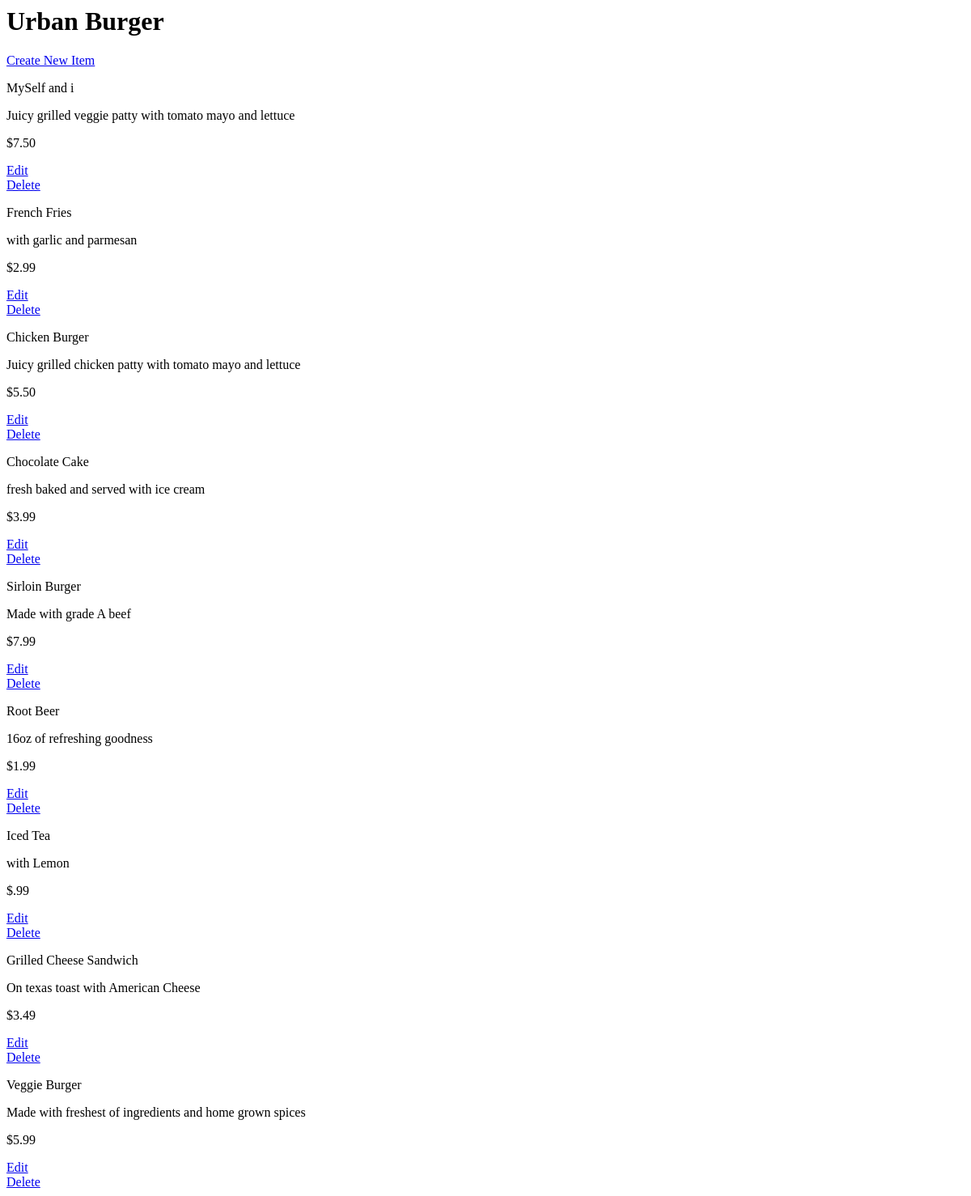
The page /restaurants/1/ on the database as committed earlier.
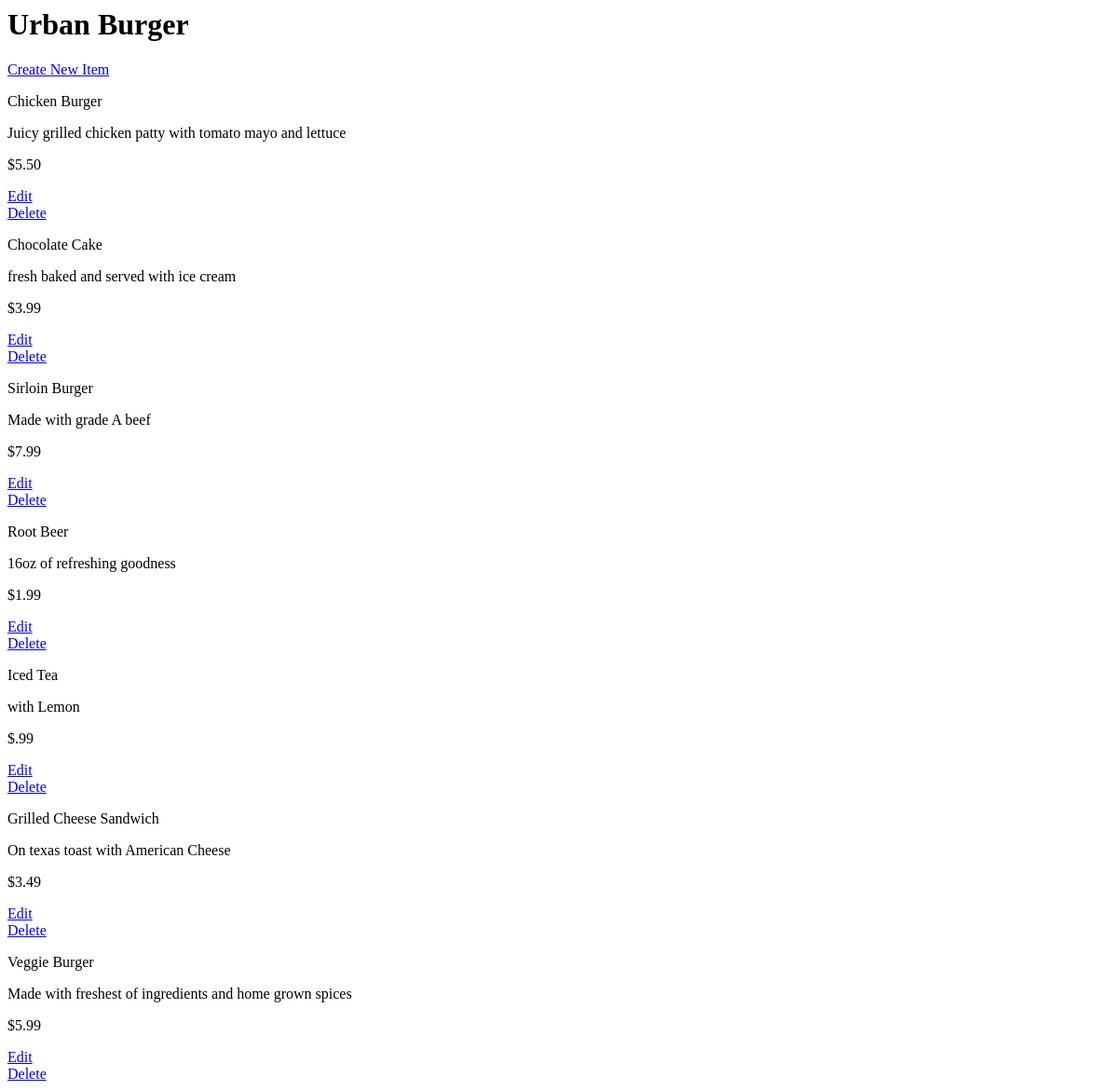
The same page on the database as committed later.
### database_setup.py (models this page shows)
class Restaurant(Base):
    __tablename__ = 'restaurant'
    id = Column(Integer, primary_key=True)
    name = Column(String(250), nullable=False)

class MenuItem(Base):
    __tablename__ = 'menu_item'
    name = Column(String(80), nullable=False)
    id = Column(Integer, primary_key=True)
    description = Column(String(250))
    price = Column(String(8))
    course = Column(String(250))
    restaurant_id = Column(Integer, ForeignKey('restaurant.id'))
    restaurant = relationship(Restaurant)

### flaskapp.py (the view)
@app.route('/')
@app.route('/restaurants/<int:restaurant_id>/')
def restaurantMenu(restaurant_id):
	restaurant = session.query(Restaurant).filter_by(id = restaurant_id).one()
	items = session.query(MenuItem).filter_by(restaurant_id = restaurant.id)
	return render_template('menu.html',restaurant= restaurant , items = items)

### templates/menu.html
<html>
	<body>
		<h1>{{ restaurant.name}}</h1>
		<a href="{{url_for('newMenuItem' , restaurant_id = restaurant.id )}}">Create New Item</a>
		{% for item in items %}
		<div>
		<p>{{item.name}}</p>
		<p>{{item.description}}</p>
		<p> {{item.price}} </p>
		<a href="{{url_for('editMenuItem', restaurant_id = restaurant.id , menu_id = item.id)}}">Edit</a><br>
		<a href="{{url_for('deleteMenuItem', restaurant_id = restaurant.id , menu_id = item.id)}}">Delete</a>
		</div>
		{% endfor %}
	</body>
</html>

Rows that differ between the two databases and show on the page:
removed MenuItem: name "MySelf and i", description "Juicy grilled veggie patty with tomato mayo and lettuce", price "$7.50"
removed MenuItem: name "French Fries", description "with garlic and parmesan", price "$2.99"
